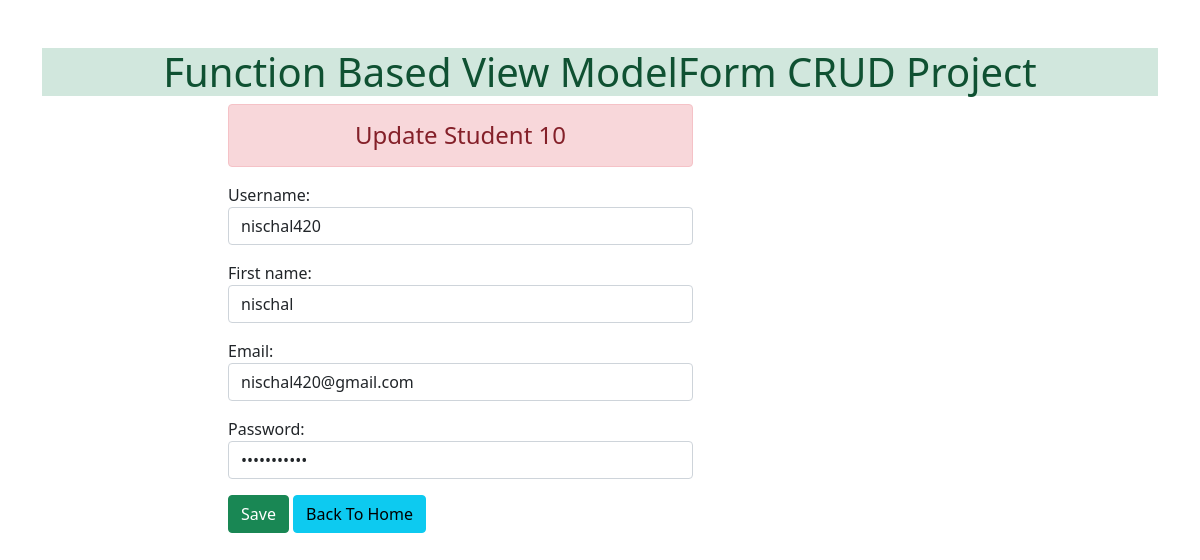
The page /10 on the database its author committed.
### enroll/models.py (models this page shows)
class User(models.Model):
    username = models.CharField(max_length=50)
    email = models.EmailField(max_length=254)
    first_name = models.CharField(max_length=100)
    password = models.CharField(max_length=50)

### enroll/views.py (the view)
# urls.py: path('<int:id>', views.update_data, name="updatedata")
def update_data(request, id):
    if request.method == "POST":
        pi = User.objects.get(pk=id)
        fm = StudentRegister(request.POST, instance=pi)
        if fm.is_valid():
            fm.save()
    else:
        pi = User.objects.get(pk=id)
        fm = StudentRegister(instance=pi)
    return render(request, 'enroll/update.html', {'form':fm, 'id':id})

### enroll/forms.py
class StudentRegister(forms.ModelForm):
    class Meta:
        model = User
        fields = ["id", "username", "first_name", "email", "password"]
        widgets = {
            'username': forms.TextInput(attrs={'class':'form-control'}),
            'first_name': forms.TextInput(attrs={'class':'form-control'}),
            'email': forms.EmailInput(attrs={'class':'form-control'}),
            'password': forms.PasswordInput(render_value=True, attrs={'class':'form-control'})
        }

### enroll/templates/enroll/update.html (shortened to what this page needs)
{% extends 'enroll/base.html' %}
{% block content %}
    <div class="col-sm-5 offset-2" >
        <h4 class="text-center alert alert-danger" >Update Student {{id}}</h4>
        <form action="" method="POST">
            {{form.as_p}}
            <input type="Submit" value="Save" class="btn btn-success">
            <a href="{% url 'addandshow' %}" class="btn btn-info">Back To Home</a>
        </form>
    </div>
{% endblock content %}

### rows shown on the page
User: username "nischal420", first_name "nischal", email "nischal420@gmail.com"

### other values the page prints
{{ id }} "10"
